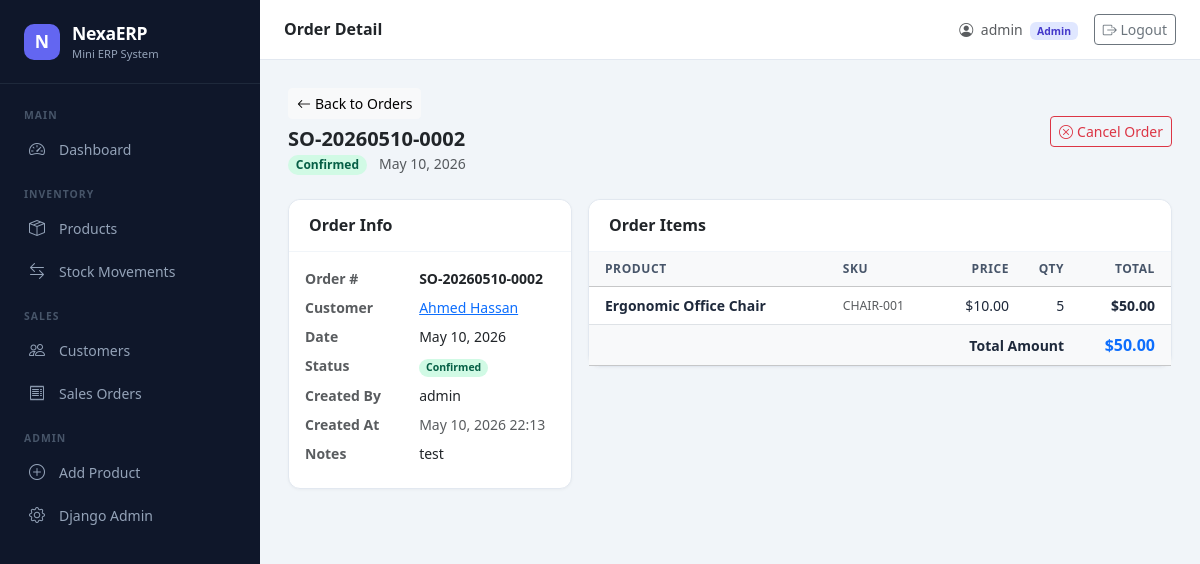
Before: /orders/3/ (signed in) with the older database file.
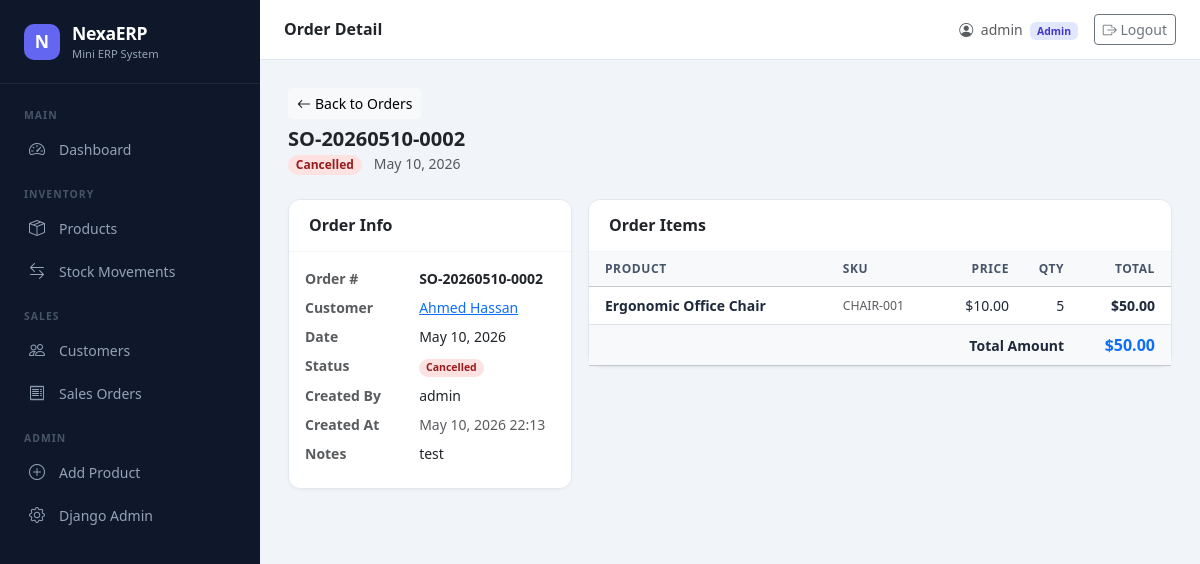
After: the same page with the newer database file.
### orders/models.py (models this page shows, shortened)
class SalesOrder(models.Model):
    STATUS_CHOICES = [
        ('pending', 'Pending'),
        ('confirmed', 'Confirmed'),
        ('cancelled', 'Cancelled'),
    ]
    order_number = models.CharField(max_length=50, unique=True, editable=False)
    customer = models.ForeignKey('customers.Customer', on_delete=models.PROTECT)
    order_date = models.DateField(default=timezone.now)
    created_by = models.ForeignKey(User, on_delete=models.PROTECT, related_name='created_orders')
    status = models.CharField(max_length=20, choices=STATUS_CHOICES, default='pending')
    total_amount = models.DecimalField(max_digits=14, decimal_places=2, default=0)
    notes = models.TextField(blank=True)
    created_at = models.DateTimeField(auto_now_add=True)
    updated_at = models.DateTimeField(auto_now=True)
    class Meta:
        ordering = ['-created_at']

### customers/models.py (models this page shows, shortened)
class Customer(models.Model):
    customer_code = models.CharField(max_length=50, unique=True)
    name = models.CharField(max_length=255)
    phone = models.CharField(max_length=20, blank=True)
    address = models.TextField(blank=True)
    email = models.EmailField(blank=True)
    opening_balance = models.DecimalField(max_digits=12, decimal_places=2, default=0)
    is_active = models.BooleanField(default=True)
    created_at = models.DateTimeField(auto_now_add=True)
    updated_at = models.DateTimeField(auto_now=True)
    class Meta:
        ordering = ['name']

### orders/views.py (the view)
# urls.py: path('<int:pk>/', OrderDetailView.as_view(), name='order_detail'),
class OrderDetailView(SalesOrAdminMixin, DetailView):
    model = SalesOrder
    template_name = 'orders/order_detail.html'
    context_object_name = 'order'
    def get_object(self):
        return OrderService.get_by_id(self.kwargs['pk'])

### core/mixins.py (called while the page is built)
    def dispatch(self, request, *args, **kwargs):
        if not request.user.is_authenticated:
            return self.handle_no_permission()
        return super().dispatch(request, *args, **kwargs)

### orders/models.py (called while the page is built)
    @property
    def total(self):
        return self.qty * self.price

### orders/services.py (called while the page is built)
    @staticmethod
    def get_by_id(order_id):
        return SalesOrder.objects.select_related(
            'customer', 'created_by'
        ).prefetch_related('items__product').get(pk=order_id)

### orders/templates/orders/order_detail.html (shortened to what the changed rows need)
{% extends "base.html" %}
{% load humanize %}
{% block content %}
<div class="d-flex justify-content-between align-items-center mb-4">
    <div>
        <a href="{% url 'order_list' %}" class="btn btn-sm btn-light mb-2"><i class="bi bi-arrow-left me-1"></i>Back to Orders</a>
        <h5 class="fw-bold mb-0">{{ order.order_number }}</h5>
        <span class="badge rounded-pill badge-{{ order.status }} me-2">{{ order.get_status_display }}</span>
        <span class="text-muted small">{{ order.order_date|date:"M d, Y" }}</span>
    </div>
    <div class="d-flex gap-2">
        {% if order.status != 'cancelled' %}
        <form method="post" action="{% url 'order_cancel' order.pk %}" class="d-inline">
            <button type="submit" class="btn btn-outline-danger btn-sm"
                onclick="return confirm('Cancel this order?{% if order.status == 'confirmed' %} Stock will be restored.{% endif %}')">
                <i class="bi bi-x-circle me-1"></i>Cancel Order
            </button>
        </form>
        {% endif %}
    </div>
</div>
<div class="row g-3">
    <div class="col-md-4">
        <div class="card">
            <div class="card-body">
                <dl class="row mb-0 small">
                    <dt class="col-5 text-muted">Order #</dt>
                    <dd class="col-7 fw-semibold">{{ order.order_number }}</dd>
                    <dt class="col-5 text-muted">Customer</dt>
                    <dd class="col-7">
                        <a href="{% url 'customer_detail' order.customer.pk %}">{{ order.customer.name }}</a>
                    </dd>
                    <dt class="col-5 text-muted">Date</dt>
                    <dd class="col-7">{{ order.order_date|date:"M d, Y" }}</dd>
                    <dt class="col-5 text-muted">Status</dt>
                    <dd class="col-7"><span class="badge rounded-pill badge-{{ order.status }}">{{ order.get_status_display }}</span></dd>
                    <dt class="col-5 text-muted">Created By</dt>
                    <dd class="col-7">{{ order.created_by.get_full_name|default:order.created_by.username }}</dd>
                    <dt class="col-5 text-muted">Created At</dt>
                    <dd class="col-7 text-muted">{{ order.created_at|date:"M d, Y H:i" }}</dd>
                    {% if order.notes %}
                    <dt class="col-5 text-muted">Notes</dt>
                    <dd class="col-7">{{ order.notes }}</dd>
                    {% endif %}
                </dl>
            </div>
        </div>
    </div>
    <div class="col-md-8">
        <div class="card">
            <div class="card-body p-0">
                <table class="table mb-0">
                    <thead class="table-light">
                        <tr>
                            <th class="ps-3">Product</th>
                            <th>SKU</th>
                            <th class="text-end">Price</th>
                            <th class="text-end">Qty</th>
                            <th class="text-end pe-3">Total</th>
                        </tr>
                    </thead>
                    <tfoot>
                        <tr class="table-light">
                            <td colspan="4" class="text-end fw-bold ps-3">Total Amount</td>
                            <td class="text-end pe-3 fw-bold fs-6 text-primary">${{ order.total_amount|floatformat:2|intcomma }}</td>
                        </tr>
                    </tfoot>
                </table>
            </div>
        </div>
    </div>
</div>
{% endblock %}

Changed rows visible on the page:
changed SalesOrder "SO-20260510-0002": status "Confirmed" → "Cancelled"
Other visible differences:
text no longer shown: "Cancel Order"
